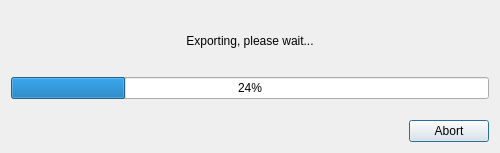
<?xml version="1.0" encoding="UTF-8"?>
<ui version="4.0">
    <class>Dialog</class>
    <widget class="QDialog" name="Dialog">
        <property name="geometry">
            <rect>
                <x>0</x>
                <y>0</y>
                <width>500</width>
                <height>153</height>
            </rect>
        </property>
        <property name="windowTitle">
            <string>Processing...</string>
        </property>
        <layout class="QVBoxLayout" name="verticalLayout_2">
            <item>
                <layout class="QVBoxLayout" name="verticalLayout">
                    <item>
                        <widget class="QLabel" name="status_label">
                            <property name="minimumSize">
                                <size>
                                    <width>200</width>
                                    <height>60</height>
                                </size>
                            </property>
                            <property name="text">
                                <string>Exporting, please wait...</string>
                            </property>
                            <property name="alignment">
                                <set>Qt::AlignCenter</set>
                            </property>
                        </widget>
                    </item>
                    <item>
                        <widget class="QProgressBar" name="progress_bar">
                            <property name="value">
                                <number>24</number>
                            </property>
                        </widget>
                    </item>
                </layout>
            </item>
            <item>
                <spacer name="verticalSpacer">
                    <property name="orientation">
                        <enum>Qt::Vertical</enum>
                    </property>
                    <property name="sizeHint" stdset="0">
                        <size>
                            <width>20</width>
                            <height>0</height>
                        </size>
                    </property>
                </spacer>
            </item>
            <item>
                <layout class="QHBoxLayout" name="horizontalLayout">
                    <item>
                        <spacer name="horizontalSpacer">
                            <property name="orientation">
                                <enum>Qt::Horizontal</enum>
                            </property>
                            <property name="sizeHint" stdset="0">
                                <size>
                                    <width>40</width>
                                    <height>20</height>
                                </size>
                            </property>
                        </spacer>
                    </item>
                    <item>
                        <widget class="QPushButton" name="btn_abort">
                            <property name="text">
                                <string>Abort</string>
                            </property>
                        </widget>
                    </item>
                </layout>
            </item>
        </layout>
    </widget>
    <resources/>
    <connections/>
</ui>
